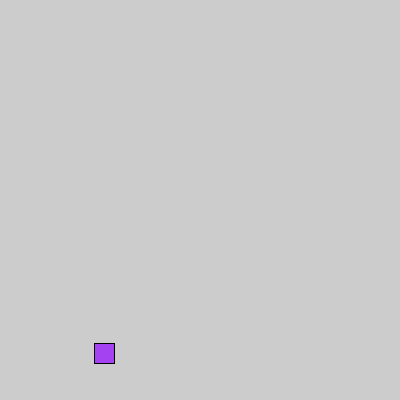
Frame 1 (no input)
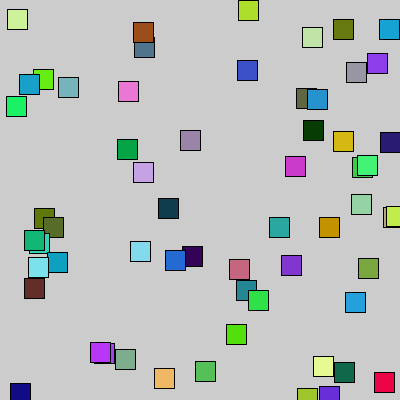
Frame 60 (the mouse pressed at the canvas centre just before this capture)
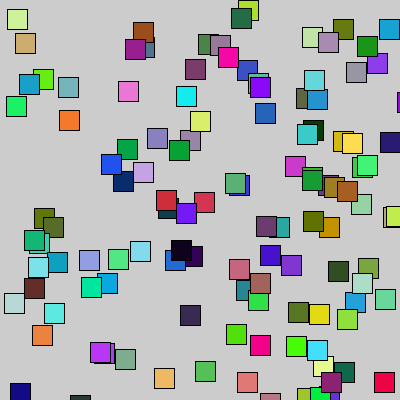
Frame 120 (the mouse held since frame 60 and released just before this capture)

The Processing sketch that drew these frames (run headless with seeded random() and noise(); from frame 60 on, the mouse is pressed at the canvas centre):

// Processing sketch: sketch3_Random
// ── sketch3_Random.pde
void setup()
{
size(400,400);
}

void draw()
{

fill(random(255),random(255),random(255));
//random color

rect(random(400),random(400),20,20);
//random retangle
}
